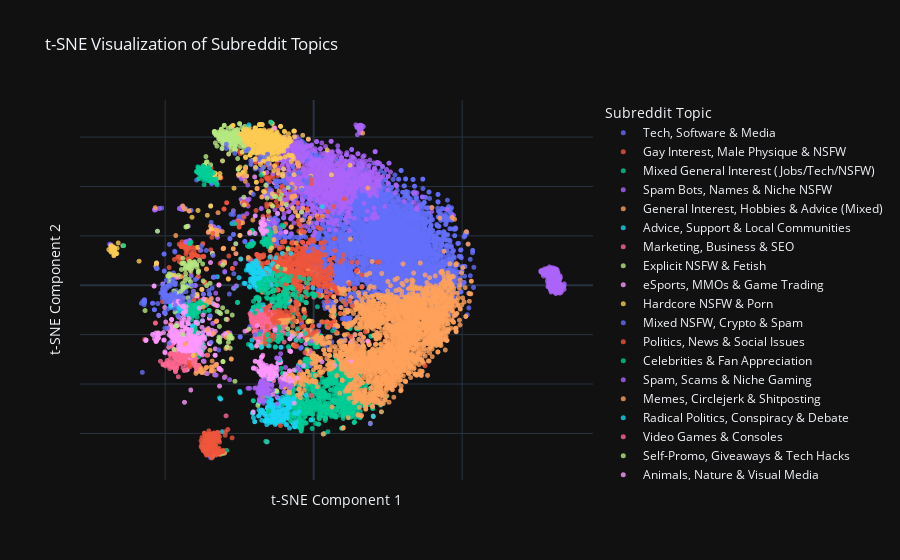

The notebook cell this image was saved under:
### Markdown cell above
We can now use an LLM to give a meaningful labl to each cluster in order to have an understanding plot

### Code cell
label_map = {
    # --- HIGH CLARITY: Distinct Topics ---
    '0': 'Animals, Nature & Visual Media',
    '5': 'Hardcore NSFW & Porn',
    '23': 'Explicit NSFW & Fetish',
    '35': 'Politics, News & Social Issues',
    '46': 'Celebrities & Fan Appreciation',
    '55': 'Radical Politics, Conspiracy & Debate',
    '104': 'Academia, Science & Humanities',
    '126': 'Marketing, Business & SEO',
    '155': 'Video Games & Consoles',
    '160': 'eSports, MMOs & Game Trading',

    # --- MEDIUM CLARITY: Broader Themes ---
    '8': 'Memes, Circlejerk & Shitposting',
    '42': 'Advice, Support & Local Communities',
    '63': 'Health, Fitness & Women\'s Interest',
    '74': 'Tech, Software & Media',
    '107': 'Pop Culture, TV & Internet Humor',
    '114': 'Gay Interest, Male Physique & NSFW',
    '145': 'YouTubers, Streamers & Let\'s Play',

    # --- LOW CLARITY: Mixed, Spam, or "Junk" Clusters ---
    '4': 'Mixed NSFW, Crypto & Spam',
    '11': 'General Interest, Hobbies & Advice (Mixed)',
    '32': 'Spam Bots, Names & Niche NSFW',
    '80': 'Spam, Scams & Niche Gaming',
    '136': 'Hookups, Streams & News Feeds',
    '138': 'Self-Promo, Giveaways & Tech Hacks',
    '199': 'Mixed General Interest (Jobs/Tech/NSFW)'
}

# --- Now, we plot using the assigned labels ---

pl.plot_labeled_cluster_map(tsne_df, label_map)

### Figure 1 — Plotly figure (JSON) as saved in the notebook; plotly's stock layout.template omitted (floating-point values rounded to 4 significant figures; data arrays with more than 128 entries replaced by an {"elided": "..."} marker saying what was removed)
{"data": [{"hovertemplate": "<b>%{hovertext}</b><br><br>Topic=Tech, Software & Media<br>tsne_x=%{x}<br>tsne_y=%{y}<extra></extra>", "hovertext": {"elided": "3795 str values"}, "legendgroup": "Tech, Software & Media", "marker": {"color": "#636efa", "opacity": 0.8, "size": 5, "symbol": "circle"}, "mode": "markers", "name": "Tech, Software & Media", "showlegend": true, "type": "scattergl", "x": {"elided": "3795 float values"}, "xaxis": "x", "y": {"elided": "3795 float values"}, "yaxis": "y"}, {"hovertemplate": "<b>%{hovertext}</b><br><br>Topic=Gay Interest, Male Physique & NSFW<br>tsne_x=%{x}<br>tsne_y=%{y}<extra></extra>", "hovertext": {"elided": "193 str values"}, "legendgroup": "Gay Interest, Male Physique & NSFW", "marker": {"color": "#EF553B", "opacity": 0.8, "size": 5, "symbol": "circle"}, "mode": "markers", "name": "Gay Interest, Male Physique & NSFW", "showlegend": true, "type": "scattergl", "x": {"elided": "193 float values"}, "xaxis": "x", "y": {"elided": "193 float values"}, "yaxis": "y"}, {"hovertemplate": "<b>%{hovertext}</b><br><br>Topic=Mixed General Interest (Jobs/Tech/NSFW)<br>tsne_x=%{x}<br>tsne_y=%{y}<extra></extra>", "hovertext": {"elided": "1107 str values"}, "legendgroup": "Mixed General Interest (Jobs/Tech/NSFW)", "marker": {"color": "#00cc96", "opacity": 0.8, "size": 5, "symbol": "circle"}, "mode": "markers", "name": "Mixed General Interest (Jobs/Tech/NSFW)", "showlegend": true, "type": "scattergl", "x": {"elided": "1107 float values"}, "xaxis": "x", "y": {"elided": "1107 float values"}, "yaxis": "y"}, {"hovertemplate": "<b>%{hovertext}</b><br><br>Topic=Spam Bots, Names & Niche NSFW<br>tsne_x=%{x}<br>tsne_y=%{y}<extra></extra>", "hovertext": {"elided": "1230 str values"}, "legendgroup": "Spam Bots, Names & Niche NSFW", "marker": {"color": "#ab63fa", "opacity": 0.8, "size": 5, "symbol": "circle"}, "mode": "markers", "name": "Spam Bots, Names & Niche NSFW", "showlegend": true, "type": "scattergl", "x": {"elided": "1230 float values"}, "xaxis": "x", "y": {"elided": "1230 float values"}, "yaxis": "y"}, {"hovertemplate": "<b>%{hovertext}</b><br><br>Topic=General Interest, Hobbies & Advice (Mixed)<br>tsne_x=%{x}<br>tsne_y=%{y}<extra></extra>", "hovertext": {"elided": "2502 str values"}, "legendgroup": "General Interest, Hobbies & Advice (Mixed)", "marker": {"color": "#FFA15A", "opacity": 0.8, "size": 5, "symbol": "circle"}, "mode": "markers", "name": "General Interest, Hobbies & Advice (Mixed)", "showlegend": true, "type": "scattergl", "x": {"elided": "2502 float values"}, "xaxis": "x", "y": {"elided": "2502 float values"}, "yaxis": "y"}, {"hovertemplate": "<b>%{hovertext}</b><br><br>Topic=Advice, Support & Local Communities<br>tsne_x=%{x}<br>tsne_y=%{y}<extra></extra>", "hovertext": {"elided": "248 str values"}, "legendgroup": "Advice, Support & Local Communities", "marker": {"color": "#19d3f3", "opacity": 0.8, "size": 5, "symbol": "circle"}, "mode": "markers", "name": "Advice, Support & Local Communities", "showlegend": true, "type": "scattergl", "x": {"elided": "248 float values"}, "xaxis": "x", "y": {"elided": "248 float values"}, "yaxis": "y"}, {"hovertemplate": "<b>%{hovertext}</b><br><br>Topic=Marketing, Business & SEO<br>tsne_x=%{x}<br>tsne_y=%{y}<extra></extra>", "hovertext": {"elided": "198 str values"}, "legendgroup": "Marketing, Business & SEO", "marker": {"color": "#FF6692", "opacity": 0.8, "size": 5, "symbol": "circle"}, "mode": "markers", "name": "Marketing, Business & SEO", "showlegend": true, "type": "scattergl", "x": {"elided": "198 float values"}, "xaxis": "x", "y": {"elided": "198 float values"}, "yaxis": "y"}, {"hovertemplate": "<b>%{hovertext}</b><br><br>Topic=Explicit NSFW & Fetish<br>tsne_x=%{x}<br>tsne_y=%{y}<extra></extra>", "hovertext": {"elided": "207 str values"}, "legendgroup": "Explicit NSFW & Fetish", "marker": {"color": "#B6E880", "opacity": 0.8, "size": 5, "symbol": "circle"}, "mode": "markers", "name": "Explicit NSFW & Fetish", "showlegend": true, "type": "scattergl", "x": {"elided": "207 float values"}, "xaxis": "x", "y": {"elided": "207 float values"}, "yaxis": "y"}, {"hovertemplate": "<b>%{hovertext}</b><br><br>Topic=eSports, MMOs & Game Trading<br>tsne_x=%{x}<br>tsne_y=%{y}<extra></extra>", "hovertext": {"elided": "406 str values"}, "legendgroup": "eSports, MMOs & Game Trading", "marker": {"color": "#FF97FF", "opacity": 0.8, "size": 5, "symbol": "circle"}, "mode": "markers", "name": "eSports, MMOs & Game Trading", "showlegend": true, "type": "scattergl", "x": {"elided": "406 float values"}, "xaxis": "x", "y": {"elided": "406 float values"}, "yaxis": "y"}, {"hovertemplate": "<b>%{hovertext}</b><br><br>Topic=Hardcore NSFW & Porn<br>tsne_x=%{x}<br>tsne_y=%{y}<extra></extra>", "hovertext": {"elided": "435 str values"}, "legendgroup": "Hardcore NSFW & Porn", "marker": {"color": "#FECB52", "opacity": 0.8, "size": 5, "symbol": "circle"}, "mode": "markers", "name": "Hardcore NSFW & Porn", "showlegend": true, "type": "scattergl", "x": {"elided": "435 float values"}, "xaxis": "x", "y": {"elided": "435 float values"}, "yaxis": "y"}, {"hovertemplate": "<b>%{hovertext}</b><br><br>Topic=Mixed NSFW, Crypto & Spam<br>tsne_x=%{x}<br>tsne_y=%{y}<extra></extra>", "hovertext": ["achievement_bear_bot", "switchbacksfc", "bulgonder", "bestbettingtips", "clannibis", "rankapost", "dealscouponsbargains", "beetsnbass", "kiddet", "jrocknews", "lbplevels", "usashop", "thedao", "jtv", "pornhd365", "nsfw_sextetanicimg", "priestfog", "chinalaw", "isa_2", "4kpornmovies", "projectawesome", "link", "trendingsubreddits", "telugumovienews", "littlenews", "techvideos", "funultimate", "ticklepaws", "lessthan3", "guthixmark1", "chen", "lecturevideos", "aforismi", "youtubeaudiolibrary", "cnet_all_rss", "shaytards", "mobilityreport", "xxxtube4mobile", "lastdpyouwilleverneed", "steemit", "simulatedprompts", "maximumfun", "ultrahdwallpapers", "beautystylo", "amateurmilfsxxx", "coolnewtech", "portugal2", "dogenews", "odditymall", "gerlinux", "overwatchrule34porn", "augur", "donleytimefoundation", "angsteism", "lisk", "sjin", "bnestrong", "ahwupdate", "barelycontained", "uabestbuy", "datarecovery", "truecomicbooks", "newestsocialmedia", "pulldown", "hotnessofthemoment", "fucklaurence", "bravo_vids", "cstheory", "hentaifanclub", "tradcatknight", "diy_ceren", "botbustlog", "whereverjobs", "nrxn", "fryemadden", "checkoutstore", "funnymemesforalltime", "bicilive", "careeropportunities", "timswatch", "wildgangbanggals", "cumshotwhores", "futuresex", "fansofrizeupconnect", "saulalog", "joerogan2", "irishcraftbeer", "yyj", "leagueoflegendsvids", "frosted_owl", "bitcoin_devlist", "monstercatarchive", "doyoucope", "rageagainstthetoupee", "apfeleimer", "eveger", "wiki_erotic", "iptv", "taglines", "bestofcreampies", "empalog", "kotaku", "borrowdeletes", "muaythai", "ukrainenewsbot", "overwatchpornhentai", "currentgeek", "knowledgebombshell", "tylahtrash", "fpr88"], "legendgroup": "Mixed NSFW, Crypto & Spam", "marker": {"color": "#636efa", "opacity": 0.8, "size": 5, "symbol": "circle"}, "mode": "markers", "name": "Mixed NSFW, Crypto & Spam", "showlegend": true, "type": "scattergl", "x": [-15.68, -24.92, -11.45, -19.7, -41.22, -15.51, -39.4, -3.914, -21.49, -8.297, -50.28, -14.86, -27.03, -23.86, -50.34, -7.269, -16.64, -2.066, -49.31, -5.106, -36.16, -37.95, -28.23, -15.52, -22.72, -24.7, -14.62, -27.83, -21.2, -47.32, -16.85, -24.72, -9.604, -1.709, -43.9, -10.32, -44.62, -29.37, -35.31, -26.91, -46.81, 19.08, -21.96, -45.89, -37.09, -45.47, -23.86, -26.87, -9.428, -44.73, -35.07, -26.82, -11.57, -42.98, -26.67, -31.96, -21.4, -12.46, -47.19, -2.398, -17.87, -20.32, -18.54, -29.39, -39.41, -17.79, -44.15, -27.06, -46.3, -39.17, -42.63, -8.034, -12.53, -20.91, 1.803, -23.5, -26.55, -19.27, -12.42, -28.4, -42.8, -37.1, -5.082, -1.133, -34.49, -0.9357, -10.07, -46.72, -28.17, -3.28, -21.06, -57.06, -46.67, -12.66, -7.025, -17.83, -46.5, -19.71, -48.56, -12.94, -2.897, -41.28, -21.07, -10.99, -44.64, -35.07, -52.59, -25.12, -14.88, -15.8], "xaxis": "x", "y": [40.93, 27.71, 42.03, 47.13, 3.754, 49.31, 2.735, 38.6, -16.75, 44.88, 5.742, 47.49, 25.24, 32.63, 12.65, 39.54, 51.72, 33.15, -1.092, 45.6, 14.11, 14.12, 18.83, 53.08, 54.3, -20.87, 27.31, 28.71, 50.36, 2.662, 47.82, -20.94, 41.27, 42.19, -6.516, 42.26, -3.723, 55.39, -2.154, 25.58, 13.81, -56.09, 55.13, -3.942, -3.614, -12.75, 28.15, 4.672, 41.29, -4.754, -3.639, 25.25, 41.98, -2.553, 25.37, -26.22, 9.987, 42.37, 4.957, 41.23, -18.78, 36.81, 51.0, 57.11, 42.59, 46.6, -2.838, 30.06, -2.164, 3.028, -0.1741, 39.75, 39.91, 9.995, -16.24, 27.91, 53.37, 47.48, 39.93, -3.567, -0.1091, -3.616, 45.61, 43.69, 25.48, -44.6, 42.64, 13.46, 18.96, 42.45, 48.96, -7.936, 0.228, 41.79, 47.87, 52.09, 1.057, -20.03, 16.54, 42.15, 35.82, -4.739, 48.94, -25.11, -6.787, -3.638, 21.88, 27.79, 38.99, 37.16], "yaxis": "y"}, {"hovertemplate": "<b>%{hovertext}</b><br><br>Topic=Politics, News & Social Issues<br>tsne_x=%{x}<br>tsne_y=%{y}<extra></extra>", "hovertext": {"elided": "666 str values"}, "legendgroup": "Politics, News & Social Issues", "marker": {"color": "#EF553B", "opacity": 0.8, "size": 5, "symbol": "circle"}, "mode": "markers", "name": "Politics, News & Social Issues", "showlegend": true, "type": "scattergl", "x": {"elided": "666 float values"}, "xaxis": "x", "y": {"elided": "666 float values"}, "yaxis": "y"}, {"hovertemplate": "<b>%{hovertext}</b><br><br>Topic=Celebrities & Fan Appreciation<br>tsne_x=%{x}<br>tsne_y=%{y}<extra></extra>", "hovertext": {"elided": "192 str values"}, "legendgroup": "Celebrities & Fan Appreciation", "marker": {"color": "#00cc96", "opacity": 0.8, "size": 5, "symbol": "circle"}, "mode": "markers", "name": "Celebrities & Fan Appreciation", "showlegend": true, "type": "scattergl", "x": {"elided": "192 float values"}, "xaxis": "x", "y": {"elided": "192 float values"}, "yaxis": "y"}, {"hovertemplate": "<b>%{hovertext}</b><br><br>Topic=Spam, Scams & Niche Gaming<br>tsne_x=%{x}<br>tsne_y=%{y}<extra></extra>", "hovertext": {"elided": "233 str values"}, "legendgroup": "Spam, Scams & Niche Gaming", "marker": {"color": "#ab63fa", "opacity": 0.8, "size": 5, "symbol": "circle"}, "mode": "markers", "name": "Spam, Scams & Niche Gaming", "showlegend": true, "type": "scattergl", "x": {"elided": "233 float values"}, "xaxis": "x", "y": {"elided": "233 float values"}, "yaxis": "y"}, {"hovertemplate": "<b>%{hovertext}</b><br><br>Topic=Memes, Circlejerk & Shitposting<br>tsne_x=%{x}<br>tsne_y=%{y}<extra></extra>", "hovertext": {"elided": "224 str values"}, "legendgroup": "Memes, Circlejerk & Shitposting", "marker": {"color": "#FFA15A", "opacity": 0.8, "size": 5, "symbol": "circle"}, "mode": "markers", "name": "Memes, Circlejerk & Shitposting", "showlegend": true, "type": "scattergl", "x": {"elided": "224 float values"}, "xaxis": "x", "y": {"elided": "224 float values"}, "yaxis": "y"}, {"hovertemplate": "<b>%{hovertext}</b><br><br>Topic=Radical Politics, Conspiracy & Debate<br>tsne_x=%{x}<br>tsne_y=%{y}<extra></extra>", "hovertext": {"elided": "132 str values"}, "legendgroup": "Radical Politics, Conspiracy & Debate", "marker": {"color": "#19d3f3", "opacity": 0.8, "size": 5, "symbol": "circle"}, "mode": "markers", "name": "Radical Politics, Conspiracy & Debate", "showlegend": true, "type": "scattergl", "x": {"elided": "132 float values"}, "xaxis": "x", "y": {"elided": "132 float values"}, "yaxis": "y"}, {"hovertemplate": "<b>%{hovertext}</b><br><br>Topic=Video Games & Consoles<br>tsne_x=%{x}<br>tsne_y=%{y}<extra></extra>", "hovertext": ["everquest", "crowfall", "stobuilds", "firewatch", "igsrep", "snapmap", "cowchop", "beamng", "10cloverfieldlane", "untildawn", "gtaphotography", "realtimestrategy", "mafia3", "traditionalmariomaker", "dawnofwar", "l4d2", "redstone", "admincraft", "elitetraders", "rocksmith", "gintama", "halocirclejerk", "forhonorvikings", "cataclysmdda", "gametheorists", "emulators", "masseffectandromeda", "testsquadron", "pax", "crackwatch", "randomactsofsteam", "chronotrigger", "pokemongoivs", "minecraftinventions", "elitelavigny", "keyboards", "baldursgate", "macgaming", "mmo", "machinima", "pandoranredcross", "steinsgate", "astroneer", "toonami", "badcompany2", "cemu", "smashart", "unity2d", "dragonball", "acecombat", "videogamedunkey", "ps4share", "playmygame", "tomorrow", "medievalengineers", "mpapproval", "truezelda", "alienwarealpha", "nzxt", "devilmaycry", "hawken", "starwarsarmada", "fighters", "legodimensions", "superhot", "minecraft360", "portal", "opensouls3", "n64", "corsair", "diablo3xboxone", "obs", "theredditrebels", "fo4mods", "cookieclicker", "newskaters", "eurotruck2", "citiesskylinesmodding", "3dsfcswap", "mariokart", "battlefield_live", "swrpg", "reddeadredemption", "lootcrate", "pixeldungeon", "kindafunny", "valve", "simcity", "alienware", "dks3builds", "wolfenstein", "psbf", "reignofkingsgame", "4xgaming", "feedthebeastcrashes", "retrogameswap", "steamvr", "3dsmax", "attackontitan", "metro2033", "ps2"], "legendgroup": "Video Games & Consoles", "marker": {"color": "#FF6692", "opacity": 0.8, "size": 5, "symbol": "circle"}, "mode": "markers", "name": "Video Games & Consoles", "showlegend": true, "type": "scattergl", "x": [-47.04, -46.79, -48.37, -44.14, -46.21, -43.84, -49.3, -43.07, -43.05, -43.87, -43.44, -39.59, -48.59, -40.03, -43.95, -44.99, -46.24, -47.76, -45.68, -48.12, -43.29, -45.92, -47.85, -46.51, -53.29, -43.11, -46.69, -46.84, -48.76, -45.57, -45.92, -38.74, -48.12, -46.02, -45.89, -42.41, -46.96, -44.81, -46.82, -43.98, -48.64, -43.6, -49.1, -43.97, -43.72, -50.74, -39.51, -49.87, -40.09, -44.96, -48.22, -42.66, -44.15, -41.18, -43.95, -44.95, -46.5, -45.39, -50.44, -46.69, -44.95, -47.02, -51.58, -46.84, -44.78, -43.64, -46.5, -48.17, -45.58, -50.4, -48.18, -49.74, -42.77, -45.04, -47.48, -29.49, -43.91, -45.27, -49.12, -46.48, -44.53, -48.46, -48.08, -47.11, -47.41, -47.69, -41.7, -45.21, -50.55, -48.46, -40.9, -42.62, -45.44, -43.58, -49.08, -46.14, -41.22, -44.27, -42.99, -43.64, -44.48], "xaxis": "x", "y": [-28.17, -29.2, -29.91, -30.35, -29.88, -29.3, -30.47, -29.42, -32.16, -30.6, -30.91, -29.74, -32.55, -32.66, -28.4, -29.94, -32.73, -32.02, -28.43, -32.99, -34.37, -29.12, -27.53, -30.89, -15.33, -29.58, -28.08, -26.3, -32.46, -27.75, -29.83, -32.43, -27.57, -32.71, -28.35, -28.35, -30.83, -31.79, -29.22, -30.34, -24.15, -34.51, -32.05, -33.46, -28.39, -32.14, -33.9, -32.66, -31.19, -30.46, -31.16, -30.87, -30.15, -31.93, -28.73, -29.31, -34.48, -28.4, -32.15, -33.79, -28.29, -28.26, -30.77, -33.67, -30.0, -31.12, -35.04, -28.09, -37.06, -32.15, -24.73, -31.55, -31.15, -30.2, -31.77, -52.89, -29.45, -31.0, -17.69, -34.66, -28.89, -33.7, -32.72, -33.37, -31.79, -24.42, -28.49, -31.09, -32.2, -28.01, -30.2, -30.84, -27.75, -29.33, -31.37, -33.68, -28.45, -30.01, -34.36, -28.79, -30.98], "yaxis": "y"}, {"hovertemplate": "<b>%{hovertext}</b><br><br>Topic=Self-Promo, Giveaways & Tech Hacks<br>tsne_x=%{x}<br>tsne_y=%{y}<extra></extra>", "hovertext": ["justgoodnews", "newyoutubers", "recordings", "forwardsfromallen", "amateurblondeparlor", "vlogger", "controversial", "the4chon", "hard_bodies", "condolencesrs", "giveitaway", "imallskillzy", "whiprs", "ulimit200rsrssfeed", "youtubestartups", "freedailyebooks", "horrorgaming", "etjien", "worldwhisky", "allthingsamateur", "calligraphy", "nightc0re", "starbell", "videojuegos", "gamesnews", "girlsmakinggirlscum", "trueguru", "silentnexus", "calligraffiti", "sugarlifestyleforum", "bighero6", "fantasyisland", "fraseando", "prepareforchange", "fun", "gophersvideos", "alanaisbananas", "apolonia", "dmnews", "audioinputsalog", "organicboys", "betalist", "slashw", "unknowntradeco", "thebrainstorm", "mvis", "angjobs", "m4c", "dyscultured", "subscriptionboxes", "gameofthronesrp", "kristanna", "sonamoo", "sexyasianhottie", "flashbak", "hotwheels", "artofsucking", "mubb", "chfeed", "inukraine", "superheronews", "clintrials", "disciplesofgrace", "portlandshills", "knife_swap", "yuckalog", "drunklyfe", "elsamasterrace", "bestofthefray", "ioscheaters", "baddragon", "northatlantictreaty", "youtubeviews", "spikeman241", "semenoalog", "lolwut_oo", "frozenfriends", "formylover", "wiggleforcealog", "actiondesign", "hotvideos", "freeworldnews", "sexypetites", "best_of_youtube", "nofapwar", "temper_trap", "legionofskanks", "pokemonartbot", "collegessn", "themakingofgames", "gifcest", "worldlinks", "misguidedchildren", "nsl", "argirc", "smallytchannels", "awoo", "rationalisthmus", "gfur", "eltp", "maximiliandood", "3rb", "motionographer", "weakpots", "sexygayblackmen", "realhomemadexxx", "unboxing", "asmonaco", "mobiglas", "widescreenwallpaper", "dereksmart", "rs_roshi", "promoteyourservices", "gonzo_hotporn_hq", "asianteenbabes", "nltp", "girlsuncovered", "pilky01"], "legendgroup": "Self-Promo, Giveaways & Tech Hacks", "marker": {"color": "#B6E880", "opacity": 0.8, "size": 5, "symbol": "circle"}, "mode": "markers", "name": "Self-Promo, Giveaways & Tech Hacks", "showlegend": true, "type": "scattergl", "x": [-31.6, -28.36, -45.53, -41.79, -44.42, -27.4, -39.29, -43.61, -25.59, -44.73, -31.88, -12.69, -44.02, -39.34, -27.84, -46.15, -41.02, -8.719, -31.31, -43.97, -12.68, -41.45, -42.06, -28.7, -28.5, -38.42, -34.1, -16.13, -42.22, -47.08, -42.75, -15.23, -37.18, -42.1, -21.86, -34.88, -26.24, -38.85, -38.74, -44.04, -48.53, -12.44, -31.94, -44.14, -52.59, -42.77, -47.88, -15.68, -31.72, -31.59, -46.56, -42.48, -23.51, -43.04, -41.38, -18.78, -43.17, -9.237, -34.69, -40.19, -8.669, -46.65, -13.86, -4.085, -26.5, -13.3, -41.94, -42.72, -10.86, -43.17, -48.35, -42.37, -27.88, -41.95, -11.32, -29.47, -43.05, -43.37, -32.49, -43.25, -56.76, -27.41, -33.11, -28.1, -29.19, -43.95, -30.59, -30.64, -41.2, -29.2, -31.76, -41.84, -43.55, -41.2, -43.97, -27.87, -44.52, -47.55, -48.64, -30.54, -40.7, -37.36, -43.08, -32.13, -41.57, -47.65, -28.08, -48.58, -36.02, -44.1, -46.95, -42.02, -39.42, -44.07, -46.04, -30.53, -40.15, -40.73], "xaxis": "x", "y": [-22.98, -20.65, 4.046, 9.705, 8.794, -21.42, 7.303, -1.007, 51.31, -2.387, -21.04, 35.91, -0.8075, 8.352, -21.46, -3.085, 6.811, -17.64, -11.51, 8.88, -42.7, 1.322, 6.946, -23.12, -21.46, 10.06, 12.95, 40.47, 7.231, -2.366, 23.73, 29.96, 1.744, 8.365, -17.8, 0.79, 16.78, 5.166, 5.854, 10.93, 2.491, -42.8, -22.4, 0.7189, 21.89, -0.6392, -4.346, 35.3, -16.68, -21.5, -16.4, 23.81, 35.67, 7.753, 5.739, -48.65, 3.183, 32.7, 32.02, 9.363, 39.48, -10.91, 32.06, 29.59, -38.87, 35.94, -6.391, 23.74, 36.61, 7.25, 3.977, -5.115, -21.35, 2.299, 34.94, -13.79, 23.6, 1.771, -10.57, 6.432, -10.25, -12.07, 57.64, -20.37, -10.7, 8.923, 8.164, -9.132, 8.607, -25.09, -11.0, 8.113, 8.952, -0.3948, -1.508, -21.42, 6.38, -4.986, 4.647, -30.89, 8.452, 8.638, 4.68, -22.48, 8.493, 4.11, -20.52, 1.402, -0.1685, -19.98, -26.04, 7.248, 8.345, -0.6738, -16.4, -30.89, 9.543, 7.696], "yaxis": "y"}, {"hovertemplate": "<b>%{hovertext}</b><br><br>Topic=Animals, Nature & Visual Media<br>tsne_x=%{x}<br>tsne_y=%{y}<extra></extra>", "hovertext": {"elided": "154 str values"}, "legendgroup": "Animals, Nature & Visual Media", "marker": {"color": "#FF97FF", "opacity": 0.8, "size": 5, "symbol": "circle"}, "mode": "markers", "name": "Animals, Nature & Visual Media", "showlegend": true, "type": "scattergl", "x": {"elided": "154 float values"}, "xaxis": "x", "y": {"elided": "154 float values"}, "yaxis": "y"}, {"hovertemplate": "<b>%{hovertext}</b><br><br>Topic=YouTubers, Streamers & Let's Play<br>tsne_x=%{x}<br>tsne_y=%{y}<extra></extra>", "hovertext": ["onetruekongou", "christopher_odd", "thatsnobempire", "ditsyrs", "dpptinkering", "testtest1243", "grav3yardgirl", "ripgaming2", "jawiin", "vash12349", "fullstackgaming", "gameoverdigital", "conflictnerd", "samsheffer", "tudorhistory", "therealemile", "ifritaeon", "druaga1", "scarceyoutube", "pixar", "verlisify", "blackcontemporaryarts", "thepewdiepie", "fakku", "logang", "fousey", "keepourcirclejerkfree", "ripsports", "sargbarz", "goldglovetv", "avans", "mfpallytimereddit", "s3rl", "ripshowerthoughts", "sextube4mobile", "commanderholly", "babyshenanigans", "howtobasic", "visualkei", "vat19", "vinesaucevidya", "kingcobrajfs", "janusvr", "calciostreaming", "brazzersmoviesforfree", "dehh", "testtube", "grant_cardone", "gennyb", "oneyplays", "neebsgaming", "ukundelete", "rippresidentsanders", "duncankneedeep", "milfsource", "suggestivegaming", "themainmilfplace", "michellrs3", "hotcams", "guncontrolnews", "raysipecomedy", "flyinx", "cuckoldhubby", "letsdub", "newmovies", "jerma985", "diziler", "sark", "ripaww", "norespawns", "ripcringepics", "bdubstestsub", "thehappyending", "oddwonks", "dankr", "thelatelateshow", "happyconsolegamer", "riphearthstone", "epicmealtime", "ripnfl", "thenippleslip", "jeremy_jahns", "jimsterling", "continueshow", "uneasyalliance", "toysinjapan", "theincomparable", "brettultimus", "theauzziegamer", "jakeydarocker", "hekya", "theexploringcrew", "bornlosersgaming", "therunawayguys", "frenchhistory", "tokyoanime", "ripgifs", "matthewsantoro", "pocketeers", "ripmovies", "ripworldnews", "onecheesymofo", "wwcc", "cahiersduludica", "kyoukainokanata", "rollipeikko", "ripscience", "tran_gfys", "tommync2010", "ripfood", "topblondepornstop", "daverubin", "xizor12", "hiddenhatecrimes", "smcbuffalo", "massivescore", "skerf", "level1techs", "wolvian", "koreannews", "dust514", "solert", "teammongoose", "lapisserpent"], "legendgroup": "YouTubers, Streamers & Let's Play", "marker": {"color": "#FECB52", "opacity": 0.8, "size": 5, "symbol": "circle"}, "mode": "markers", "name": "YouTubers, Streamers & Let's Play", "showlegend": true, "type": "scattergl", "x": [-34.04, -68.2, -1.608, -19.29, -37.69, -19.7, -68.01, -53.07, -67.82, -67.09, -67.98, -8.657, -66.87, -67.71, -64.02, -68.18, -67.43, -67.97, -67.37, -2.201, -67.32, -12.1, -66.95, -10.47, -68.02, -67.79, -65.8, -52.9, -67.85, -66.97, -7.072, -67.78, -68.25, -53.01, -23.34, -67.43, -1.997, -68.03, -66.2, -68.13, -68.27, -66.55, -40.55, -13.44, -6.473, -68.04, -67.35, -67.85, -24.84, -67.22, -67.39, -38.98, -53.01, -67.42, -21.45, -67.99, -28.69, -16.87, -34.89, -40.95, -67.74, -5.365, -19.58, -67.9, -66.27, -67.28, -16.79, -68.05, -53.04, -67.7, -52.91, -67.57, -34.89, -68.22, -19.3, -67.75, -68.04, -52.91, -68.2, -52.92, -34.91, -67.64, -67.25, -68.98, -67.28, -67.26, -22.99, -67.77, -68.21, -67.47, -67.64, -67.35, -67.38, -67.26, -64.23, -39.23, -53.02, -67.11, -67.39, -52.99, -53.03, -67.86, -46.93, -14.17, -34.47, -16.54, -52.96, -38.94, -66.53, -52.91, -12.46, -67.03, -35.8, -67.79, 5.99, -34.66, -40.05, -68.2, -13.92, -58.79, -34.9, -67.11, 12.19, -26.81], "xaxis": "x", "y": [21.02, 13.41, -14.4, 41.74, -1.712, 51.15, 15.38, 7.642, 15.2, 13.32, 15.45, 14.58, 12.8, 14.66, 16.0, 15.73, 14.2, 15.05, 15.52, -22.0, 13.06, 7.522, 15.0, 44.2, 15.56, 15.0, 17.13, 8.976, 15.11, 13.0, 31.29, 14.89, 15.36, 7.588, 32.46, 13.75, -14.86, 15.34, 14.99, 15.63, 13.71, 12.86, -28.46, 46.42, 62.4, 15.41, 14.12, 14.88, 20.17, 12.96, 14.29, 15.35, 7.711, 13.86, 52.65, 15.42, 2.522, 37.98, -12.67, 27.53, 14.53, 28.2, 47.77, 15.42, 12.79, 11.96, 50.19, 15.31, 7.674, 14.8, 8.876, 15.06, -12.61, 15.59, 41.68, 14.76, 15.49, 8.911, 15.77, 8.839, -12.53, 14.46, 12.17, 14.43, 13.24, 13.82, 52.01, 14.83, 15.97, 13.91, 15.4, 13.78, 13.82, 13.37, 16.02, -3.651, 7.452, 13.52, 14.11, 7.953, 7.471, 15.15, 4.007, 15.08, 22.81, 37.79, 8.543, 30.29, 12.85, 8.944, 54.01, 14.03, 28.32, 15.31, 44.74, 32.14, -4.031, 15.78, 37.0, 9.747, -26.32, 13.4, 48.62, 39.3], "yaxis": "y"}, {"hovertemplate": "<b>%{hovertext}</b><br><br>Topic=Hookups, Streams & News Feeds<br>tsne_x=%{x}<br>tsne_y=%{y}<extra></extra>", "hovertext": ["vaping_deals", "soyprice", "rss_boingboing", "soccerstreams", "californiadisasters", "shitpostbot5000", "military_jp", "nroauto", "runepharaoh", "tabled", "mundogeek", "noobishmatt", "pornhardcoretw", "i_irl", "gigalinks", "ripfunny", "australiancoupons", "8d555938976fc8b", "paperme", "rtz", "thegodguthix", "apk", "jales", "netpolitics", "fapdeciders", "eviland", "nasaauto", "infosecnews", "fcsp", "rthkauto", "worldsex", "kawaraban", "lighthousesherpas", "onlyhotmilfs", "whatsonsteam", "uvhbx", "meemyselfandi", "de_android", "adultery", "mozillatech", "chicagonwside", "asianxxx", "siftrades", "gbr4r", "nakedcurvysluts", "sluttystrangers", "hangnmeat", "bostoncomedy", "r4olderwomen", "kchoptalk", "boardgamedeals", "newsbr", "thehillauto", "gaykikpals", "espanol", "indiekings", "solaractivity", "pghtribauto", "espnyankees", "amateurcollegegirls", "jasznewscuration", "bazampi", "atheismmobile", "asianladyboners", "mpnet", "pghpostauto", "girlsluts", "pickuptorrents", "tehrocketman", "abuseinterrupted", "globeauto", "postpreview", "corporateattorneyjobs", "gw2devtrack", "watchncaaflive", "socalr4r", "givemethevirus", "rss_arstechnica", "tbtauto", "glampinguk", "aljazeeraauto", "hotwiferequests", "aberoth", "greatnwside", "celebrityborntoday", "lordsoflootlog", "laprogressive", "a858de45f56d9bc9", "littlepersonals", "drunklife", "sovieadvlog", "copwatchnews", "tenyearsagoonreddit"], "legendgroup": "Hookups, Streams & News Feeds", "marker": {"color": "#636efa", "opacity": 0.8, "size": 5, "symbol": "circle"}, "mode": "markers", "name": "Hookups, Streams & News Feeds", "showlegend": true, "type": "scattergl", "x": [-34.54, -51.46, -53.66, -58.01, -46.79, -57.48, -50.96, -56.96, -47.46, -50.07, -50.2, -49.62, -50.36, -49.97, -52.18, -52.97, -48.07, -49.52, -46.81, -50.53, -50.06, -49.13, -49.94, -34.79, -49.96, -33.76, -56.97, -49.02, -50.0, -56.93, -46.87, -50.02, -57.68, -53.6, -46.63, -49.27, -50.25, -49.09, -50.28, -52.44, -37.75, -48.65, -54.3, -49.65, -34.91, -46.62, -48.27, -33.4, -46.98, -52.65, -52.89, -43.82, -56.96, -50.91, -33.89, -47.1, -49.72, -56.95, -40.76, -48.24, -50.29, -50.98, -48.7, -50.81, -45.8, -56.98, -40.62, -47.5, -46.21, -47.4, -56.96, -54.11, -50.66, -48.44, -48.85, -50.71, -49.18, -53.65, -57.01, -48.59, -56.98, -51.09, -50.91, -34.17, -49.6, -50.59, -40.52, -47.06, -50.22, -41.95, -45.32, -39.92, -49.15], "xaxis": "x", "y": [-23.07, -3.132, -9.902, -7.316, -3.144, -6.476, -2.671, -6.811, 1.126, -1.988, -4.94, 1.98, 12.62, -11.38, -12.13, 7.02, -3.693, -0.47, -9.67, -4.255, -17.39, -4.842, -3.824, -12.35, -2.511, 3.228, -6.514, -0.2616, -6.906, -6.387, -4.05, -4.583, -35.28, -9.91, -8.076, -4.136, -11.01, -6.565, -3.384, -7.415, 15.91, -6.579, -7.303, -3.941, -12.46, 0.4781, -0.3107, 3.307, -4.294, 6.818, 6.753, -5.088, -5.905, -2.913, 12.09, -6.159, -5.657, -5.89, -0.04736, -5.806, 5.721, -5.126, -23.55, 0.2547, -12.25, -6.015, -3.834, -5.069, -4.802, 2.394, -6.694, -7.276, -1.459, -6.635, 0.00737, -3.222, -17.27, -9.918, -5.988, -4.851, -6.133, -3.33, -1.412, -1.174, -4.092, -3.79, -2.411, 0.5656, -3.46, -6.388, -4.549, 2.255, -9.641], "yaxis": "y"}, {"hovertemplate": "<b>%{hovertext}</b><br><br>Topic=Health, Fitness & Women's Interest<br>tsne_x=%{x}<br>tsne_y=%{y}<extra></extra>", "hovertext": {"elided": "200 str values"}, "legendgroup": "Health, Fitness & Women's Interest", "marker": {"color": "#EF553B", "opacity": 0.8, "size": 5, "symbol": "circle"}, "mode": "markers", "name": "Health, Fitness & Women's Interest", "showlegend": true, "type": "scattergl", "x": {"elided": "200 float values"}, "xaxis": "x", "y": {"elided": "200 float values"}, "yaxis": "y"}, {"hovertemplate": "<b>%{hovertext}</b><br><br>Topic=Academia, Science & Humanities<br>tsne_x=%{x}<br>tsne_y=%{y}<extra></extra>", "hovertext": {"elided": "189 str values"}, "legendgroup": "Academia, Science & Humanities", "marker": {"color": "#00cc96", "opacity": 0.8, "size": 5, "symbol": "circle"}, "mode": "markers", "name": "Academia, Science & Humanities", "showlegend": true, "type": "scattergl", "x": {"elided": "189 float values"}, "xaxis": "x", "y": {"elided": "189 float values"}, "yaxis": "y"}, {"hovertemplate": "<b>%{hovertext}</b><br><br>Topic=Pop Culture, TV & Internet Humor<br>tsne_x=%{x}<br>tsne_y=%{y}<extra></extra>", "hovertext": ["makemeagif", "the100", "sourcefed", "just_post", "hittablefaces", "horriblydepressing", "cardsagainsthumanity", "mosinnagant", "savebrendan", "handwriting", "dontdeadopeninside", "fite_me_irl", "askleo", "rush", "woofbarkwoof", "juggalo", "avengedsevenfold", "empiredidnothingwrong", "jesuschristreddit", "humblebrag", "firefly", "emojipasta", "nosneeze", "shestillsucking", "fuckyou", "engrish", "kgatlw", "itsaunixsystem", "rollercoasters", "desirepath", "pinkfloydcirclejerk", "sadcringe", "whatsmyimpression", "nosleepooc", "omegle", "starwarseu", "snoovatars", "theleftovers", "thedarktower", "4panelcringe", "themountaingoats", "cakeday", "beetlejuicing", "latvianjokes", "ukulele", "trebuchetmemes", "stonerphilosophy", "tiadiscussion", "enhancement", "whatsthisworth", "tacobell", "iamafiction", "modeltrains", "gilmoregirls", "boottoobig", "guitars", "mst3k", "knightsofpineapple", "shittyconspiracy", "xkcd", "enlightenedbirdmen", "doge", "imaginarymaps", "straya", "fargotv", "dresdenfiles", "housemd", "30rock", "dogshowerthoughts", "asongofmemesandrage", "wot", "bestoftldr", "csshelp", "freegold", "thank_mr_skeltal", "myfriendwantstoknow", "theydidthefuckyou", "badjokes", "karmacourt", "swords", "worstof", "ilerminaty", "tellmeafact", "lolgrindr", "foofighters", "bigbangtheory", "rickygervais", "haiku", "amishadowbanned", "defaultgems", "whatsthatbook", "cyanideandhappiness", "kenm", "shitwehraboossay"], "legendgroup": "Pop Culture, TV & Internet Humor", "marker": {"color": "#ab63fa", "opacity": 0.8, "size": 5, "symbol": "circle"}, "mode": "markers", "name": "Pop Culture, TV & Internet Humor", "showlegend": true, "type": "scattergl", "x": [-16.91, -0.7751, -15.29, -22.09, -18.34, -15.91, -16.73, -12.34, -9.919, -18.29, -17.69, -21.55, -17.79, -14.08, -11.23, -12.29, -15.06, -17.59, -17.95, -15.19, -17.63, -19.86, -16.87, -17.25, -18.46, -17.71, -5.413, -7.418, -15.14, -17.9, -32.81, -18.29, -16.33, -17.89, -18.43, -11.11, -10.09, -12.41, -15.75, -17.71, -4.775, -17.3, -18.33, -18.2, -16.64, -17.5, -16.9, -28.3, -10.86, -18.28, -16.3, -33.17, -16.47, -13.78, -19.5, -16.83, -15.31, -15.32, -9.041, -10.61, -18.23, -16.54, -30.02, -16.73, -12.44, -18.1, -7.974, -15.26, -18.5, -17.32, -15.79, -16.96, -10.96, -17.27, -35.91, -17.22, -17.13, -16.38, -9.853, -36.94, -26.05, -10.07, -18.81, -14.91, -14.06, -11.56, -9.473, -17.92, -17.33, -17.23, -18.33, -10.82, -18.17, -27.0], "xaxis": "x", "y": [-40.55, -22.62, -43.77, -41.72, -41.42, -39.66, -40.92, -45.31, -43.16, -46.18, -42.19, -41.72, -46.76, -40.39, -39.15, -48.05, -44.38, -40.85, -42.6, -42.32, -38.64, -41.7, -42.86, -41.33, -42.71, -39.34, -33.31, -40.6, -40.07, -39.41, -36.42, -41.47, -44.11, -44.75, -43.2, -27.72, -40.23, -29.47, -41.86, -41.86, -34.29, -40.38, -42.52, -42.79, -46.27, -42.44, -47.66, -38.27, -41.15, -47.01, -41.37, -36.28, -39.9, -42.35, -41.61, -46.72, -40.08, -41.93, -40.3, -40.43, -42.97, -38.22, -37.34, -39.44, -29.46, -44.08, -41.53, -40.23, -43.22, -38.96, -42.73, -42.85, -41.32, -42.89, -35.75, -43.91, -42.81, -42.97, -40.01, -30.76, -0.2166, -39.82, -43.46, -42.66, -40.53, -29.76, -33.27, -43.9, -42.6, -39.7, -46.31, -40.43, -40.49, -1.203], "yaxis": "y"}], "layout": {"legend": {"title": {"text": "Subreddit Topic"}, "tracegroupgap": 0}, "title": {"text": "t-SNE Visualization of Subreddit Topics"}, "xaxis": {"anchor": "y", "domain": [0, 1], "showticklabels": false, "title": {"text": "t-SNE Component 1"}}, "yaxis": {"anchor": "x", "domain": [0, 1], "showticklabels": false, "title": {"text": "t-SNE Component 2"}}}}
